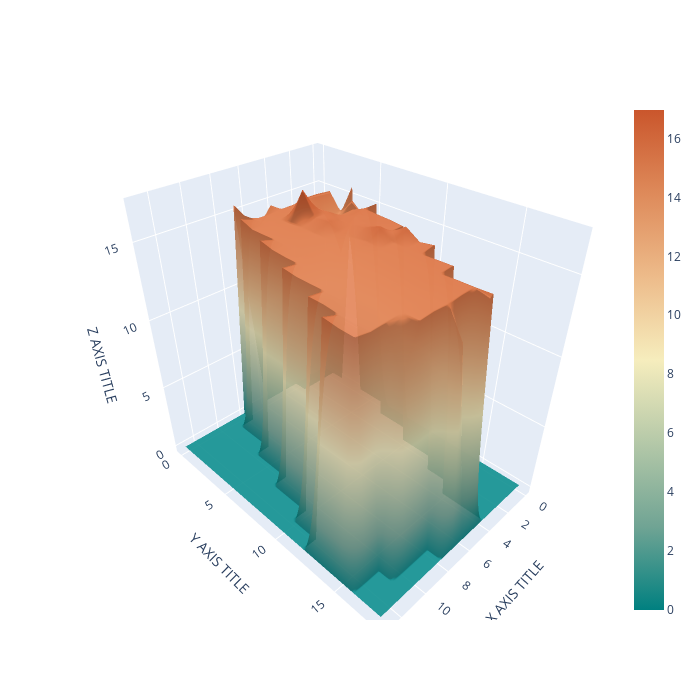

The notebook cell saved with this chart:
### Code cell
fig = go.Figure(data=go.Surface (z= CHM_clip , opacity=0.9, colorscale='geyser'))
                  

fig.update_layout(scene = dict(
                    xaxis_title='X AXIS TITLE',
                    yaxis_title='Y AXIS TITLE',
                    zaxis_title='Z AXIS TITLE'),
                    width=700,
                    height = 700
                  )

fig.show()

### Figure 1 — Plotly figure (JSON) as saved in the notebook; plotly's stock layout.template omitted (floating-point values rounded to 4 significant figures; data arrays with more than 128 entries replaced by an {"elided": "..."} marker saying what was removed)
{"data": [{"colorscale": [[0, "rgb(0, 128, 128)"], [0.1667, "rgb(112, 164, 148)"], [0.3333, "rgb(180, 200, 168)"], [0.5, "rgb(246, 237, 189)"], [0.6667, "rgb(237, 187, 138)"], [0.8333, "rgb(222, 138, 90)"], [1, "rgb(202, 86, 44)"]], "opacity": 0.9, "type": "surface", "z": {"elided": "19x14 float values"}}], "layout": {"height": 700, "scene": {"xaxis": {"title": {"text": "X AXIS TITLE"}}, "yaxis": {"title": {"text": "Y AXIS TITLE"}}, "zaxis": {"title": {"text": "Z AXIS TITLE"}}}, "width": 700}}
